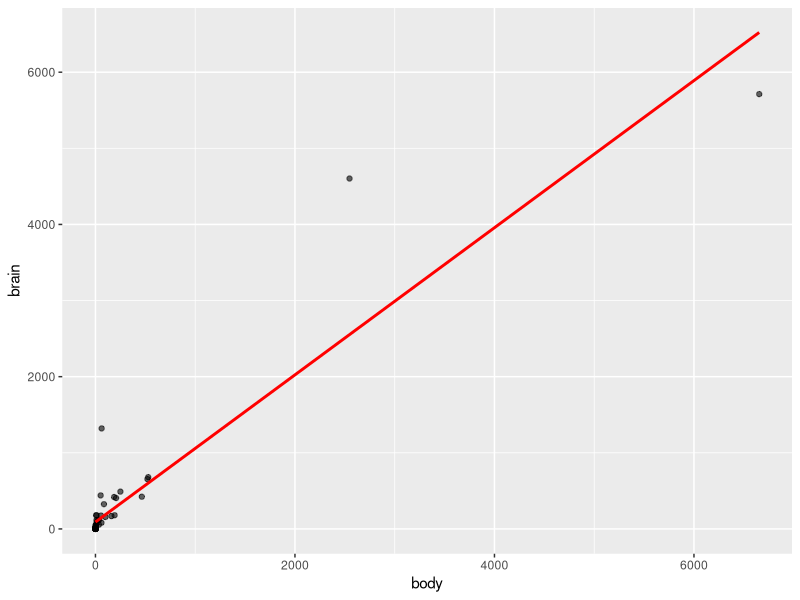
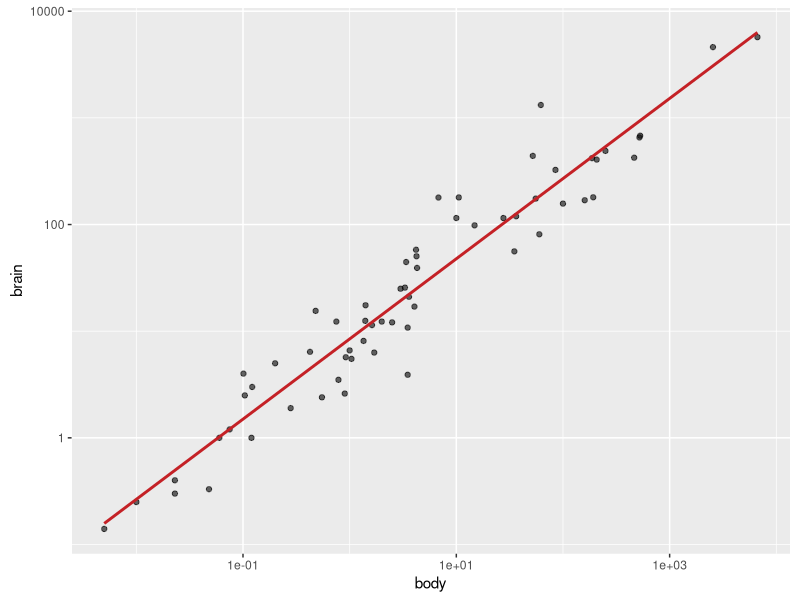
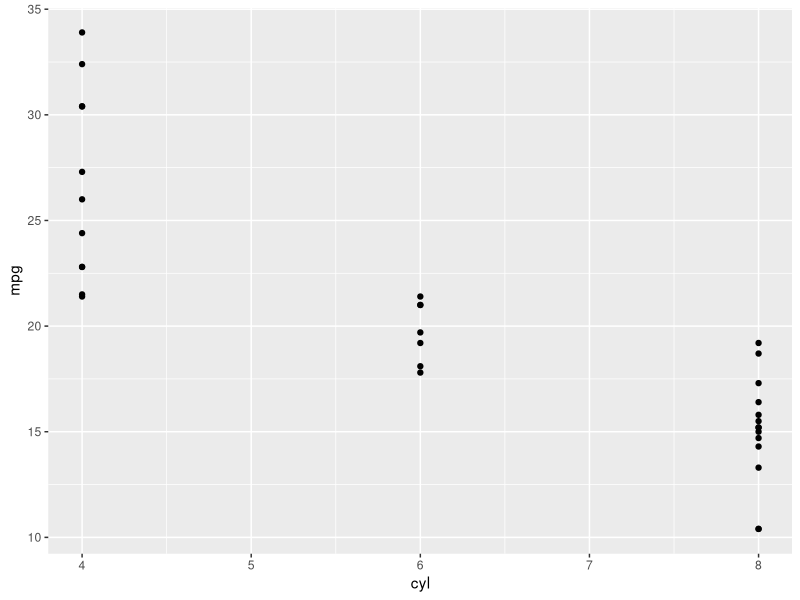
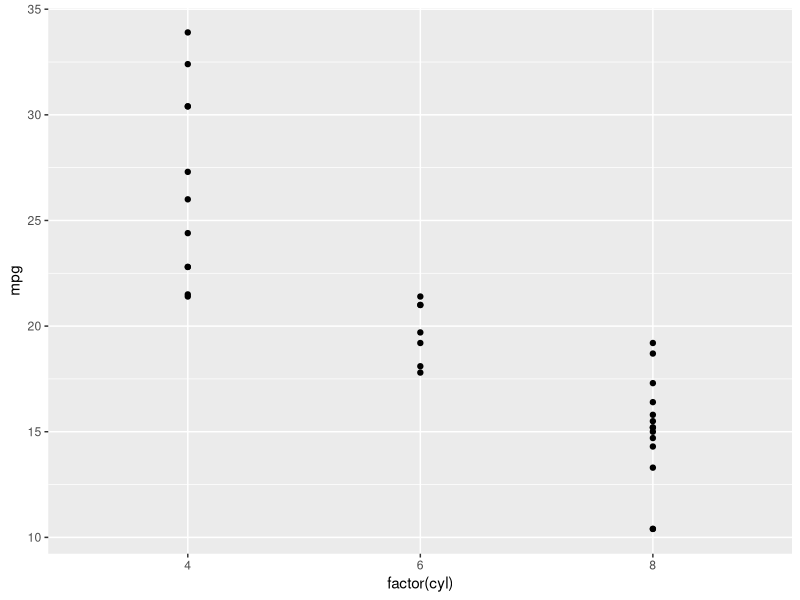
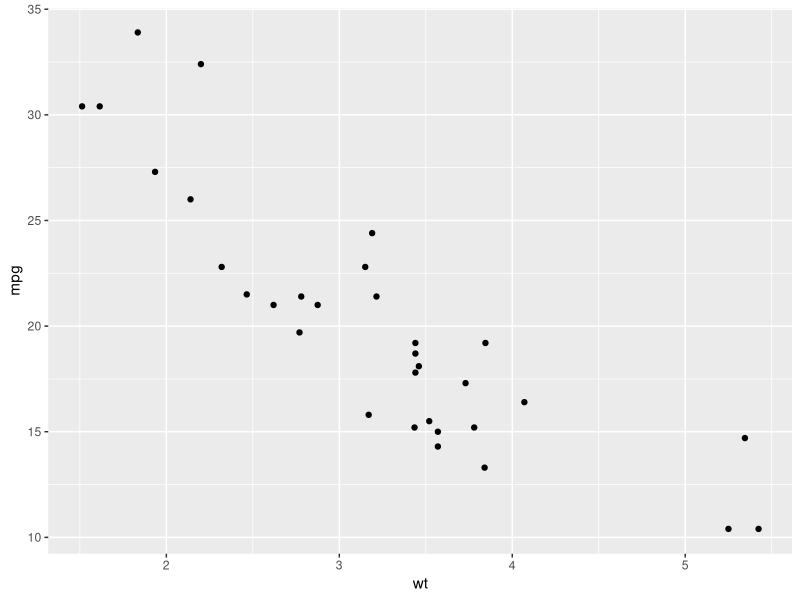
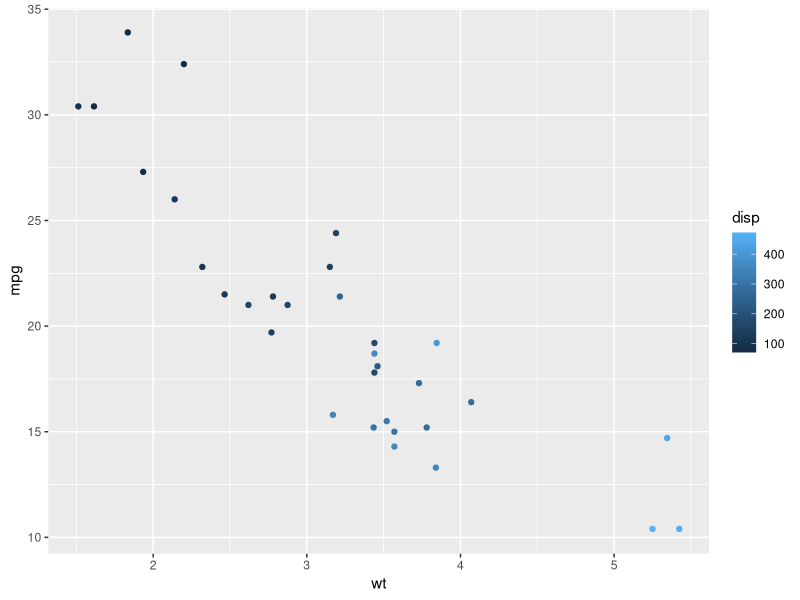
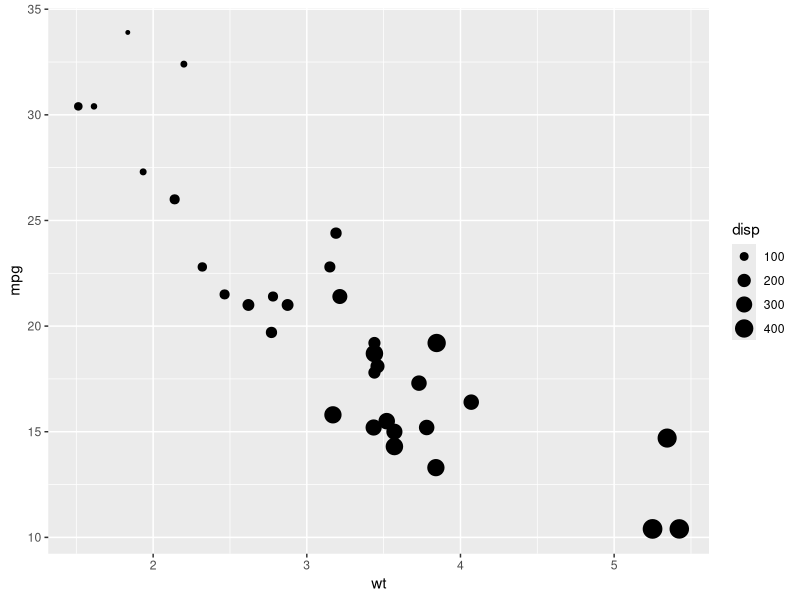
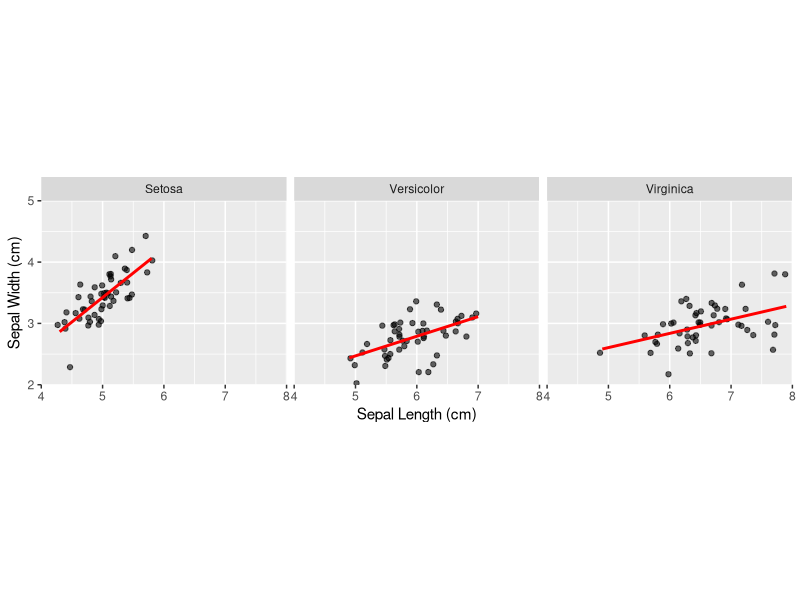

Write R code to recreate these figures, in order.
## ---- chunk 1
library(MASS)
library(ggplot2)
ggplot(mammals, aes(x = body, y = brain)) +
        geom_point(alpha = 0.6) +
        stat_smooth(method = "lm",
                    col = "red",
                    se = FALSE)
#the line above is a poor fit
#use log to get a better line
ggplot(mammals, aes(x = body, y = brain)) +
        geom_point(alpha = 0.6) +
        coord_fixed() + 
        scale_x_log10() +
        scale_y_log10() +
        stat_smooth(method = "lm",
                    col = "#C42126",
                    se = FALSE,
                    size = 1)

## ---- chunk 2
# Load the ggplot2 package
library(ggplot2)

# Explore the mtcars data frame with str()
str(mtcars)

# Execute the following command
ggplot(mtcars, aes(x = cyl, y = mpg)) +
  geom_point()

## ---- chunk 3
# Load the ggplot2 package
library(ggplot2)

# Change the command below so that cyl is treated as factor
ggplot(mtcars, aes(x = factor(cyl), y = mpg)) +
  geom_point()

## ---- chunk 4
library(ggplot2)
# A scatter plot has been made for you
ggplot(mtcars, aes(x = wt, y = mpg)) +
  geom_point()

# Replace ___ with the correct column
ggplot(mtcars, 
       aes(x = wt, 
           y = mpg, 
           color = disp)) +
  geom_point()

# Replace ___ with the correct column
ggplot(mtcars, 
       aes(x = wt, 
           y = mpg, 
           size = disp)) +
  geom_point()

#Understanding Variables
#In the previous exercise you saw that disp can be mapped onto a color gradient or onto a continuous size scale.

#Another argument of aes() is the shape of the points. There are a finite number of shapes which ggplot() can automatically assign to the points. However, if you try this command in the console to the right:

#ggplot(mtcars, aes(x = wt, y = mpg, shape = disp)) +
#  geom_point()

#It gives an error. What does this mean?
#The error message 'A continuous variable can not be mapped to shape', means that shape doesn't exist on a continuous scale here.
## ---- chunk 5
levels(iris$Species) <- c("Setosa", "Versicolor", "Virginica")
#data
ggplot(iris,
       #Now aesthetics
       aes(x = Sepal.Length,
           y = Sepal.Width)) +
        #then geometries
        geom_jitter(alpha = 0.6) + 
        #followed by facets
        facet_grid(. ~ Species) +
        #add statistics for understanding
        stat_smooth(method = "lm",
                    se = F,
                    col = "red") +
        #coordinates come last
        scale_y_continuous("Sepal Width (cm)",
                           limits = c(2, 5), 
                           expand = c(0, 0)) +
        scale_x_continuous("Sepal Length (cm)",
                           limits = c(4, 8), 
                           expand = c(0, 0)) +
        coord_equal()
#use themes to add production quality details

## ---- chunk 6
# Explore the diamonds data frame with str()
str(diamonds)

# Add geom_point() with +
ggplot(diamonds, aes(x = carat, y = price)) +
        geom_point()


# Add geom_point() and geom_smooth() with +
ggplot(diamonds, aes(x = carat, y = price)) +
        geom_point() +
        geom_smooth()

#Lovely layering! If you had executed the command without adding a +, it would produce an error message 'No layers in plot' because you are missing the third essential layer - the geom layer.
## ---- chunk 7
# 1 - The plot you created in the previous exercise
ggplot(diamonds, aes(x = carat, y = price)) +
  geom_point() +
  geom_smooth()

# 2 - Copy the above command but show only the smooth line
ggplot(diamonds, aes(x = carat, y = price)) +
    geom_smooth()


# 3 - Copy the above command and assign the correct value to col in aes()
ggplot(diamonds, aes(x = carat, y = price,
                     color = clarity)) +
    geom_smooth()


# 4 - Keep the color settings from previous command. Plot only the points with argument alpha.
ggplot(diamonds, aes(x = carat, y = price,
                     color = clarity)) +
        geom_point(alpha = 0.4)
## ---- chunk 8
# Create the object containing the data and aes layers: dia_plot
dia_plot <- ggplot(diamonds, 
                   aes(x = carat, 
                       y = price)
)

# Add a geom layer with + and geom_point()
dia_plot + 
        geom_point()

# Add the same geom layer, but with aes() inside
dia_plot + 
        geom_point(aes(color = clarity))


## ---- chunk 9
# 1 - The dia_plot object has been created for you
dia_plot <- ggplot(diamonds, aes(x = carat, y = price))

# 2 - Expand dia_plot by adding geom_point() with alpha set to 0.2
dia_plot <- dia_plot + geom_point(alpha = 0.2)

# 3 - Plot dia_plot with additional geom_smooth() with se set to FALSE
dia_plot + geom_smooth(se = FALSE)

# 4 - Copy the command from above and add aes() with the correct mapping to geom_smooth()
dia_plot + geom_smooth(aes(col = clarity), se = FALSE)
## ---- chunk 10
iris <- iris[c(5, 1:4)]
str(iris)

plot(iris$Sepal.Length, iris$Sepal.Width)
points(iris$Petal.Length, iris$Petal.Width, col = "red")

ggplot(iris,
       aes(x = Sepal.Length,
           y = Sepal.Width)) + 
        geom_point()
#iris is the data layer
#aes is the aesthetic layer
#geom_point is the geometry
## ---- chunk 11
# Plot the correct variables of mtcars
plot(mtcars$wt, mtcars$mpg, col = mtcars$cyl)

# Change cyl inside mtcars to a factor
mtcars$fcyl <- as.factor(mtcars$cyl)

# Make the same plot as in the first instruction
plot(mtcars$wt, mtcars$mpg, col = mtcars$fcyl)

#Recall that under-the-hood, factors are simply integer type vectors, so the colors in the second plot are 1, 2, and 3. In the first plot the colors were 4, 6, and 8.
## ---- chunk 12
# Use lm() to calculate a linear model and save it as carModel
carModel <- lm(mpg ~ wt, data = mtcars)

# Basic plot
mtcars$cyl <- as.factor(mtcars$cyl)
plot(mtcars$wt, mtcars$mpg, col = mtcars$cyl)

# Call abline() with carModel as first argument and set lty to 2
abline(carModel, lty = 2)

# Plot each subset efficiently with lapply
# You don't have to edit this code
plot(mtcars$wt, mtcars$mpg, col = mtcars$cyl)
lapply(mtcars$cyl, function(x) {
  abline(lm(mpg ~ wt, mtcars, subset = (cyl == x)), col = x)
  })

# This code will draw the legend of the plot
# You don't have to edit this code
legend(x = 5, y = 33, legend = levels(mtcars$cyl),
       col = 1:3, pch = 1, bty = "n")
#Notice how the legend had to be set manually. In general, ggplot2 makes it easier to polish plots compared to base graphics.
## ---- chunk 13
# Convert cyl to factor (don't need to change)
mtcars$cyl <- as.factor(mtcars$cyl)

# Example from base R (don't need to change)
plot(mtcars$wt, mtcars$mpg, col = mtcars$cyl)
abline(lm(mpg ~ wt, data = mtcars), lty = 2)
lapply(mtcars$cyl, function(x) {
  abline(lm(mpg ~ wt, mtcars, subset = (cyl == x)), col = x)
  })
legend(x = 5, y = 33, legend = levels(mtcars$cyl),
       col = 1:3, pch = 1, bty = "n")

# Plot 1: add geom_point() to this command to create a scatter plot
ggplot(mtcars, aes(x = wt, y = mpg, col = cyl)) +
  geom_point()  # Fill in using instructions Plot 1

# Plot 2: include the lines of the linear models, per cyl
ggplot(mtcars, aes(x = wt, y = mpg, col = cyl)) +
  geom_point() + # Copy from Plot 1
  geom_smooth(method = "lm", se = FALSE)   # Fill in using instructions Plot 2

# Plot 3: include a lm for the entire dataset in its whole
ggplot(mtcars, aes(x = wt, y = mpg, col = cyl)) +
  geom_point() + # Copy from Plot 2
  geom_smooth(method = "lm", se = FALSE) + # Copy from Plot 2
  geom_smooth(aes(group = 1),
              method = "lm",
              se = FALSE,
              linetype = 2)# Fill in using instructions Plot 3
## ---- chunk 14
par(mfrow = c(1, 2))
ggplot(diamonds, aes(x = carat, y = price,
                     color = clarity)) +
    geom_smooth()

ggplot(diamonds, aes(x = carat, y = price)) +
    geom_smooth(aes(color = clarity))
